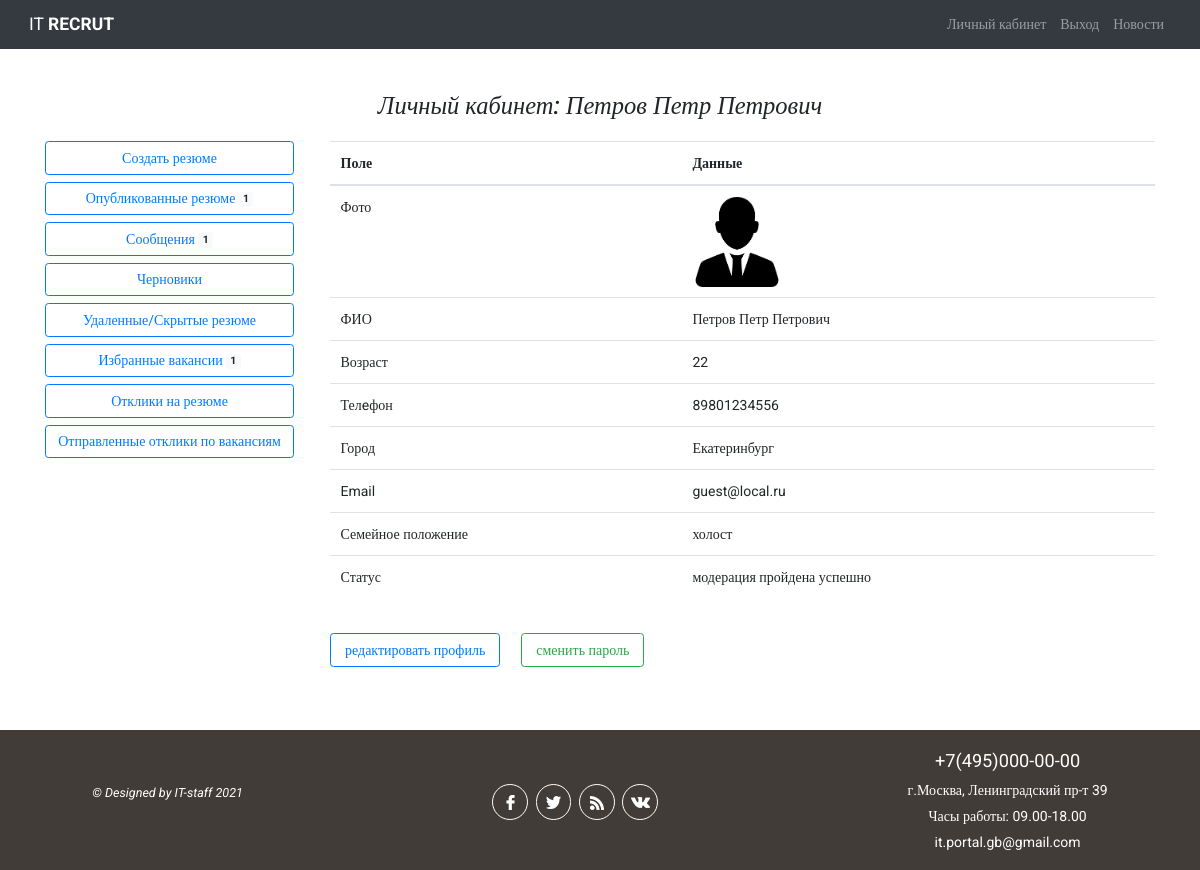
Screenshot of /worker/2/ (signed in) with the database file from the repository.
### authapp/models.py (models this page shows, shortened)
class Seeker(models.Model):
    NEED_MODER = 'need_moderation'
    MODER_OK = 'moderation_ok'
    MODER_REJECT = 'moderation_reject'
    SEEKER_STATUS_CHOICES = (
        (NEED_MODER, 'требуется модерация'),
        (MODER_OK, 'модерация пройдена успешно'),
        (MODER_REJECT, 'отклонено модератором')
    )
    SEX_CHOICE = (
        ('male', 'мужской'),
        ('female', 'женский')
    )
    MARRIED_STATUS = (
        ('h', 'холост'),
        ('m', 'в браке'),
        ('d', 'в разводе')
    )
    patronimyc = models.CharField(verbose_name='Отчество', max_length=64)
    age = models.PositiveSmallIntegerField(verbose_name='возраст', default=18)
    sex = models.CharField(verbose_name='Ваш пол', max_length=32, choices=SEX_CHOICE)
    married = models.CharField(verbose_name='Семейное положение', max_length=1, choices=MARRIED_STATUS)
    city = models.CharField(verbose_name='город', max_length=64, blank=True)
    skills = models.TextField(verbose_name='Навыки (знание программ)', max_length=264, blank=True)
    hobby = models.TextField(verbose_name='Ваши увлечения', max_length=264, blank=True)
    tel = models.CharField(verbose_name='телефон', max_length=11, blank=True)
    photo = models.ImageField(upload_to='seeker_photo', blank=True)
    is_active = models.BooleanField(default=True)
    user = models.OneToOneField(User, on_delete=models.CASCADE)
    status = models.CharField(verbose_name='статус соискателя на сайте',
                              choices=SEEKER_STATUS_CHOICES, default=NEED_MODER, max_length=32)
    failed_moderation = models.CharField(max_length=512, blank=True, verbose_name='поле '
                                                                                  'заполняется в случае отклонения модерации')
    activation_key = models.CharField(max_length=128, blank=True)
    activation_key_expires = models.DateTimeField(default=(datetime.now() + timedelta(hours=24)))
    class Meta:
        verbose_name_plural = 'Соискатели'

### workerapp/views.py (the view)
# urls.py: path('<int:seeker_id>/', views.worker_cabinet, name='seeker_cabinet'),
@login_required
def worker_cabinet(request, seeker_id):
    title = 'Личный кабинет соискателя'
    seeker = get_object_or_404(Seeker, pk=seeker_id)
    resumes_all = Resume.objects.filter(Q(action='moderation_ok') | Q(action='moderation_reject'),
                                        seeker=seeker).exclude(action='draft').exclude(hide=True).order_by('published')
    resumes = Resume.objects.filter(action='moderation_ok', hide=False, seeker=seeker).order_by('published')
    drafts = Resume.objects.filter(action='draft', hide=False, seeker=seeker).order_by('published')
    resumes_hide = Resume.objects.filter(hide=True, seeker=seeker).order_by('published')
    responses = SendOffers.objects.filter(resume__in=resumes).select_related()
    send_resp = SendResponse.objects.filter(resume__seeker=seeker.id).order_by('date')
    favorite_vacancies = FavoriteVacancies.objects.filter(seeker=seeker).order_by('-date')
    context = {'title': title, 'seeker': seeker, 'drafts': drafts, 'resumes_hide': resumes_hide, 'resumes': resumes,
               'resumes_all': resumes_all, 'responses': responses, 'send_resp': send_resp, 'favorites': favorite_vacancies}
    return render(request, 'workerapp/worker_cabinet.html', context)

### workerapp/templates/workerapp/worker_cabinet.html (shortened to what this page needs)
{% extends 'mainapp/base.html' %}
{% load static %}
{% block content %}
<div class="container my-5">
    <h3 class="font-italic mb-4 text-center">Личный кабинет: {{ seeker.user.first_name }}
        {{ seeker.user.last_name }} {{ seeker.patronimyc }}
    </h3>
    <div class="row justify-content-center">
        {% if seeker.status == 'moderation_ok' %}
        <div class="col-7 col-sm-4 col-md-3 pr-4 mb-4">
            {% include 'workerapp/include/menu.html' %}
        </div>
        <div class="col-12 col-sm-8 col-md-9">
            <table class="table">
                <thead>
                <tr>
                    <th scope="col">Поле</th>
                    <th scope="col">Данные</th>
                </tr>
                <tr>
                    <td scope="col">Фото</td>
                    <td scope="col">{% if seeker.photo %}<img style="height: 90px;"
                                                              src="/media/{{ seeker.photo }}"
                                                              alt="#">{% else %}фото не загружено{% endif %}</td>
                </tr>
                <tr>
                    <td scope="col">ФИО</td>
                    <td scope="col">{{ seeker.user.first_name }} {{ seeker.user.last_name }}
                        {{ seeker.patronimyc }}</td>
                </tr>
                <tr>
                    <td scope="col">Возраст</td>
                    <td scope="col">{{ seeker.age }}</td>
                </tr>
                <tr>
                    <td scope="col">Телeфон</td>
                    <td scope="col">{{ seeker.tel }}</td>
                </tr>
                <tr>
                    <td scope="col">Город</td>
                    <td scope="col">{{ seeker.city }}</td>
                </tr>
                <tr>
                    <td scope="col">Email</td>
                    <td scope="col">{{ seeker.user.email }}</td>
                </tr>
                <tr>
                    <td scope="col">Семейное положение</td>
                    <td scope="col">{{ seeker.get_married_display }}</td>
                </tr>
                <tr>
                    <td scope="col">Статус</td>
                    <td scope="col">{{ seeker.get_status_display }}</td>
                </tr>
                </thead>
            </table>
            <div class="d-flex">
                <a class="my-4 px-3 btn btn-outline-primary" role="button"
                   href="{% url 'auth:edit_seeker' %}">редактировать
                    профиль</a>
                <a class="btn btn-outline-success my-4 ml-4 px-3" role="button"
                   href="{% url 'auth:change_password' %}">сменить пароль</a>
            </div>
        </div>
        {% endif %}
    </div>
</div>
{% endblock %}

### static/css/style.css (style rules this page uses)
* { margin: 0; padding: 0; }
html { font-size: 16px; }
@media all and (min-width: 1024px) and (max-width: 1200px) { html { font-size: 14px; } }
html, body { height: 100%; }
body { box-sizing: border-box; font-family: Roboto; display: flex; flex-direction: column; }
.container { flex: 1 0 auto; }

### rows the page displays
Seeker: user.first_name "Петров", user.last_name "Петр", patronimyc "Петрович", photo (picture), age "22", tel "89801234556", city "Екатеринбург", user.email "guest@local.ru", married "холост", status "модерация пройдена успешно"

### other values shown
{{ resumes|length }} "1"
{{ resumes_all|length }} "1"
{{ favorites|length }} "1"
